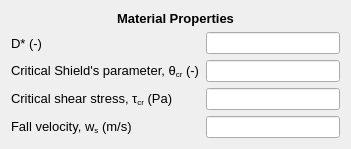
           <widget class="QWidget" name="formLayoutWidget_17">
            <property name="geometry">
             <rect>
              <x>20</x>
              <y>530</y>
              <width>351</width>
              <height>139</height>
             </rect>
            </property>
            <layout class="QFormLayout" name="formLayout_20">
             <item row="1" column="0">
              <widget class="QLabel" name="Dstar_wpc_lbl">
               <property name="font">
                <font>
                 <family>MS Shell Dlg 2</family>
                 <pointsize>10</pointsize>
                </font>
               </property>
               <property name="toolTip">
                <string>Dimensionless grain size</string>
               </property>
               <property name="text">
                <string>D* (-)</string>
               </property>
              </widget>
             </item>
             <item row="1" column="1">
              <widget class="QLineEdit" name="Dstar_wpc_txt">
               <property name="readOnly">
                <bool>true</bool>
               </property>
              </widget>
             </item>
             <item row="2" column="0">
              <widget class="QLabel" name="crShields_wpc_lbl">
               <property name="font">
                <font>
                 <family>MS Shell Dlg 2</family>
                 <pointsize>10</pointsize>
                </font>
               </property>
               <property name="text">
                <string>&lt;html&gt;&lt;head/&gt;&lt;body&gt;&lt;p&gt;Critical Shield's parameter, θ&lt;span style=&quot; vertical-align:sub;&quot;&gt;cr&lt;/span&gt; (-)&lt;/p&gt;&lt;/body&gt;&lt;/html&gt;</string>
               </property>
              </widget>
             </item>
             <item row="2" column="1">
              <widget class="QLineEdit" name="crShields_wpc_txt">
               <property name="readOnly">
                <bool>true</bool>
               </property>
              </widget>
             </item>
             <item row="3" column="0">
              <widget class="QLabel" name="crShear_wpc_lbl">
               <property name="font">
                <font>
                 <family>MS Shell Dlg 2</family>
                 <pointsize>10</pointsize>
                 <weight>50</weight>
                 <bold>false</bold>
                 <strikeout>false</strikeout>
                 <kerning>true</kerning>
                </font>
               </property>
               <property name="text">
                <string>&lt;html&gt;&lt;head/&gt;&lt;body&gt;&lt;p&gt;Critical shear stress, τ&lt;span style=&quot; vertical-align:sub;&quot;&gt;cr&lt;/span&gt; (Pa)&lt;/p&gt;&lt;/body&gt;&lt;/html&gt;</string>
               </property>
              </widget>
             </item>
             <item row="3" column="1">
              <widget class="QLineEdit" name="crShear_wpc_txt">
               <property name="readOnly">
                <bool>true</bool>
               </property>
              </widget>
             </item>
             <item row="0" column="0" colspan="2">
              <widget class="QLabel" name="materialProperties_lbl_5">
               <property name="font">
                <font>
                 <family>MS Shell Dlg 2</family>
                 <pointsize>10</pointsize>
                 <weight>75</weight>
                 <bold>true</bold>
                </font>
               </property>
               <property name="text">
                <string>&lt;html&gt;&lt;head/&gt;&lt;body&gt;&lt;p align=&quot;center&quot;&gt;Material Properties&lt;/p&gt;&lt;/body&gt;&lt;/html&gt;</string>
               </property>
              </widget>
             </item>
             <item row="4" column="0">
              <widget class="QLabel" name="fallVelocity_wpc_lbl">
               <property name="font">
                <font>
                 <family>MS Shell Dlg 2</family>
                 <pointsize>10</pointsize>
                 <weight>50</weight>
                 <bold>false</bold>
                 <strikeout>false</strikeout>
                 <kerning>true</kerning>
                </font>
               </property>
               <property name="text">
                <string>&lt;html&gt;&lt;head/&gt;&lt;body&gt;&lt;p&gt;Fall velocity, w&lt;span style=&quot; vertical-align:sub;&quot;&gt;s&lt;/span&gt; (m/s)&lt;/p&gt;&lt;/body&gt;&lt;/html&gt;</string>
               </property>
              </widget>
             </item>
             <item row="4" column="1">
              <widget class="QLineEdit" name="fallVelocity_wpc_txt">
               <property name="readOnly">
                <bool>true</bool>
               </property>
              </widget>
             </item>
            </layout>
           </widget>
